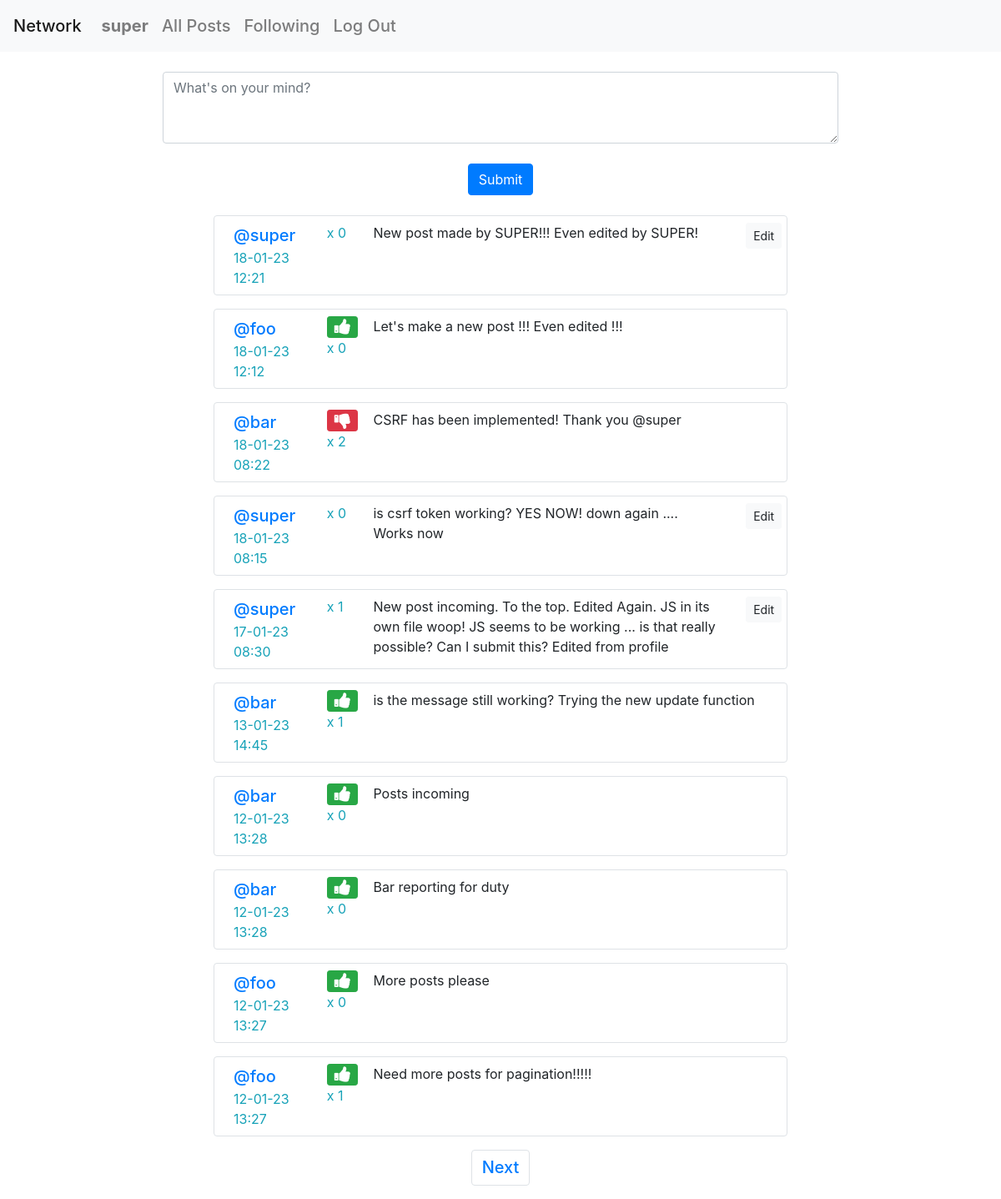
Screenshot of / (signed in) with the database file from the repository.
### network/models.py (models this page shows, shortened)
class User(AbstractUser):
    pass
    def __str__(self):
        return self.username

class Post(models.Model):
    owner = models.ForeignKey(User, on_delete=models.CASCADE)
    content = models.TextField(max_length=500, validators=[MinLengthValidator(1)])
    creation = models.DateTimeField(auto_now_add=True)
    likes = models.IntegerField(default=0)

### network/views.py (the view)
# urls.py: path("", views.index, name="index"),
def index(request):
    p = Paginator(Post.objects.all().order_by("creation").reverse(), 10)
    p_number = request.GET.get("p_number")
    p_posts = p.get_page(p_number)
    try:
        p_likes = Post.objects.filter(pk__in=Like.objects.filter(user=request.user).values_list('post'))
    except:
        ObjectDoesNotExist
        p_likes = []
    return render(request, "network/index.html", {'p_posts': p_posts, 'p_likes': p_likes})

### network/templates/network/index.html (shortened to what this page needs)
{% extends "network/layout.html" %}
{% load static %}
{% block body %}
    {% if user.is_authenticated %}
        <div>
            <form method="POST" action="{% url 'new_post' %}" class="form-inline justify-content-center" id="new-post">
                <div class="form-group m-4">
                    <textarea autofocus class="form-control" name='post-content' id="post-content" rows="3" cols="75" placeholder="What's on your mind?"></textarea>
                </div>
                <input class="btn btn-primary mb-2" type="submit" value="Submit">
            </form>
        </div>
    {% endif %}
    <div id="posts">
        {% for post in p_posts %}
            <div class="row border border-2 rounded p-2 m-3">
                <div class="col-2"><a href="{% url 'user' id=post.owner.id %}" class="text-decoration-none">@{{ post.owner }}</a>
                    <div class="text-info">{{ post.creation|date:"d-m-y H:i" }}</div>
                </div>
                <div class="col-1">
                    {% if user.is_authenticated and user != post.owner %}
                        {% if post in p_likes %}
                            <button class="btn btn-danger btn-sm fa fa-lg fa-thumbs-down" id="like{{ post.id }}" onclick="un_or_like({{ post.id }})"></button>
                        {% else %}
                            <button class="btn btn-success btn-sm fa fa-lg fa-thumbs-up" id="like{{ post.id }}" onclick="un_or_like({{ post.id }})"></button>
                        {% endif %}
                    {% endif %}
                    <div class="text-info" id="likes{{ post.id }}">x {{ post.likes }}</div>
                </div>
                <div class="col contentpost">
                    <div id="post{{ post.id }}">{{ post.content }}</div>
                </div>
                {% if user == post.owner %}
                    <div class="col-1"><button class="btn btn-light btn-sm align-self-end" id="button{{ post.id }}" data-value={{ post.id }}>Edit</button></div>
                {% endif %}
            </div>
        {% endfor %}
    </div>
    <nav aria-label="Page navigation example">
        <ul class="pagination justify-content-center">
            {% if p_posts.has_next %}
                <li class="page-item"><a class="page-link" href="?p_number={{ p_posts.next_page_number }}">Next</a></li>
            {% endif %}
        </ul>
    </nav>
{% endblock %}

### network/templates/network/layout.html (shortened to what this page needs)
{% load static %}
<!DOCTYPE html>
<html lang="en">
    <head>
        <link rel="stylesheet" href="https://stackpath.bootstrapcdn.com/bootstrap/4.4.1/css/bootstrap.min.css">
        <link rel="stylesheet" href="https://cdnjs.cloudflare.com/ajax/libs/font-awesome/4.7.0/css/font-awesome.min.css">
        <link href="{% static 'network/styles.css' %}" rel="stylesheet">
    </head>
    <body>
        <nav class="navbar navbar-expand-lg navbar-light bg-light">
            <a class="navbar-brand" href="{% url 'index' %}">Network</a>
            <div>
              <ul class="navbar-nav mr-auto">
                {% if user.is_authenticated %}
                    <li class="nav-item">
                        <a class="nav-link" href="{% url 'user' id=user.id %}"><strong>{{ user.username }}</strong></a>
                    </li>
                {% endif %}
                <li class="nav-item">
                  <a class="nav-link" href="{% url 'index' %}">All Posts</a>
                </li>
                {% if user.is_authenticated %}
                    <li class="nav-item">
                        <a class="nav-link" href="{% url 'following' %}">Following</a>
                    </li>
                    <li class="nav-item">
                        <a class="nav-link" href="{% url 'logout' %}">Log Out</a>
                    </li>
                {% endif %}
              </ul>
            </div>
          </nav>
        <div class="body">
            {% block body %}
            {% endblock %}
        </div>
    </body>
</html>

### network/static/network/styles.css (style rules this page uses)
#new-post, #follow_form { max-width: 60%; margin: auto; text-align: center; }
#posts { max-width: 60%; margin: auto; }
a { font-size: large; font-weight: 500; font-size: 20px; }

### rows the page displays
User: username "super"
Post: owner "super", creation "18-01-23 12:21", likes "0", content "New post made by SUPER!!! Even edited by SUPER!", {{ post.id }} 49 (drawn)
Post: owner "foo", creation "18-01-23 12:12", likes "0", content "Let's make a new post !!! Even edited !!!"
Post: owner "bar", creation "18-01-23 08:22", likes "2", content "CSRF has been implemented! Thank you @super"
Post: owner "super", creation "18-01-23 08:15", likes "0", content "is csrf token working? YES NOW! down again .... Works now", {{ post.id }} 44 (drawn)
Post: owner "super", creation "17-01-23 08:30", likes "1", content "New post incoming. To the top. Edited Again. JS in its own file woop! JS seems to be working ... is that really possible? Can I submit this? Edited from profile", {{ post.id }} 43 (drawn)
Post: owner "bar", creation "13-01-23 14:45", likes "1", content "is the message still working? Trying the new update function"
Post: owner "bar", creation "12-01-23 13:28", likes "0", content "Posts incoming"
Post: owner "bar", creation "12-01-23 13:28", likes "0", content "Bar reporting for duty"
Post: owner "foo", creation "12-01-23 13:27", likes "0", content "More posts please"
Post: owner "foo", creation "12-01-23 13:27", likes "1", content "Need more posts for pagination!!!!!"
